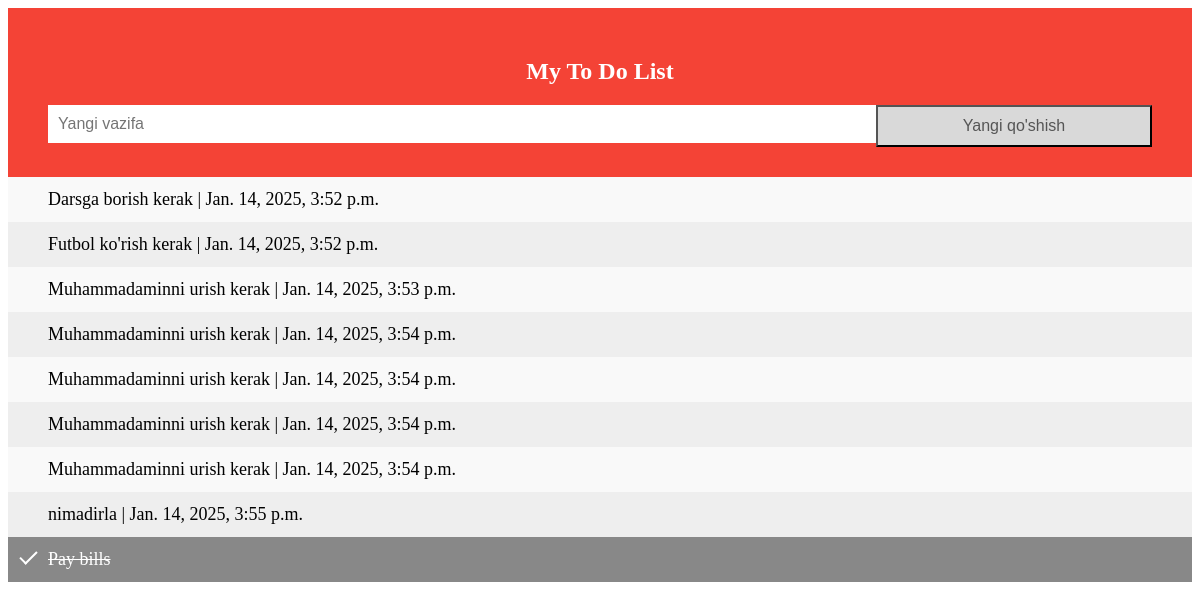
The page / on the database its author committed.
### tasks/models.py (models this page shows, shortened)
class Task(models.Model):
    title = models.CharField(max_length=255)
    description = models.TextField(null=True, blank=True)
    created_at = models.DateTimeField(auto_now_add=True)
    status = models.CharField(max_length=50, choices=STATUS, default='tugallanmagan')

### tasks/views.py (the view)
# urls.py: path('', home_page, name='home')
def home_page(request):
    vazifalar = Task.objects.all()
    tugatilgan_vazifalar = Task.objects.filter(status='tugallangan')
    tugatilmagan_vazifalar = Task.objects.filter(status='tugallanmagan')
    if request.method=="POST":
        newtask = request.POST['newtask']
        Task.objects.create(title=newtask)
        redirect('home')
    context = {
        'tasks': vazifalar,
        'finished': tugatilgan_vazifalar,
        'unfinished': tugatilmagan_vazifalar
    }
    return render(request, template_name='index.html', context=context)

### templates/index.html (shortened to what this page needs)
{% load static %}
<!DOCTYPE html>
<html lang="en">
<head>
    <link rel="stylesheet" type="text/css" href="{% static 'css/style.css' %}">
</head>
<body>
    <form method="POST">
      <div id="myDIV" class="header">
          <h2>My To Do List</h2>
          <input name="newtask" type="text" id="myInput" placeholder="Yangi vazifa">
        <button type="submit" class="addBtn">Yangi qo'shish</button>
        </div>
    </form>
      <ul id="myUL">
        {% for t in tasks %}
        <li>{{ t.title }}     | {{ t.created_at }}</li>
        {% endfor %}
        <li class="checked">Pay bills</li>
      </ul>
</body>
</html>

### static/css/style.css (style rules this page uses)
* { box-sizing: border-box; }
ul { margin: 0; padding: 0; }
ul li { cursor: pointer; position: relative; padding: 12px 8px 12px 40px; background: #eee; font-size: 18px; transition: 0.2s; -webkit-user-select: none; -moz-user-select: none; -ms-user-select: none; user-select: none; }
ul li:nth-child(odd) { background: #f9f9f9; }
ul li.checked { background: #888; color: #fff; text-decoration: line-through; }
ul li.checked::before { content: ''; position: absolute; border-color: #fff; border-style: solid; border-width: 0 2px 2px 0; top: 10px; left: 16px; transform: rotate(45deg); height: 15px; width: 7px; }
.header { background-color: #f44336; padding: 30px 40px; color: white; text-align: center; }
.header:after { content: ""; display: table; clear: both; }
input { margin: 0; border: none; border-radius: 0; width: 75%; padding: 10px; float: left; font-size: 16px; }
.addBtn { padding: 10px; width: 25%; background: #d9d9d9; color: #555; float: left; text-align: center; font-size: 16px; cursor: pointer; transition: 0.3s; border-radius: 0; }

### rows shown on the page
Task: title "Darsga borish kerak", created_at "Jan. 14, 2025, 3:52 p.m."
Task: title "Futbol ko'rish kerak", created_at "Jan. 14, 2025, 3:52 p.m."
Task: title "Muhammadaminni urish kerak", created_at "Jan. 14, 2025, 3:53 p.m."
Task: title "Muhammadaminni urish kerak", created_at "Jan. 14, 2025, 3:54 p.m."
Task: title "Muhammadaminni urish kerak", created_at "Jan. 14, 2025, 3:54 p.m."
Task: title "Muhammadaminni urish kerak", created_at "Jan. 14, 2025, 3:54 p.m."
Task: title "Muhammadaminni urish kerak", created_at "Jan. 14, 2025, 3:54 p.m."
Task: title "nimadirla", created_at "Jan. 14, 2025, 3:55 p.m."
